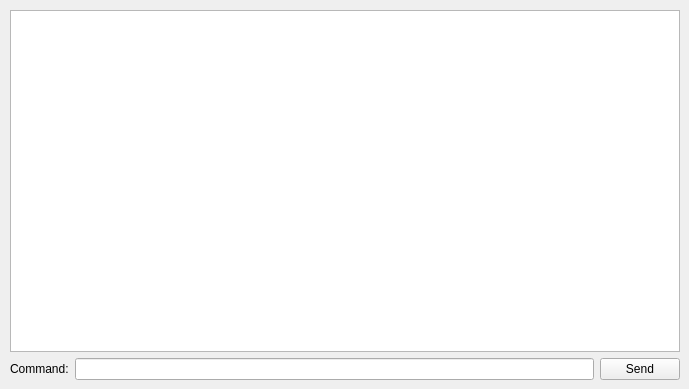
   <widget class="QWidget" name="tab_2">
    <attribute name="title">
     <string>Commands</string>
    </attribute>
    <widget class="QWidget" name="layoutWidget_2">
     <property name="geometry">
      <rect>
       <x>10</x>
       <y>10</y>
       <width>670</width>
       <height>370</height>
      </rect>
     </property>
     <layout class="QVBoxLayout" name="DbusBox">
      <property name="spacing">
       <number>6</number>
      </property>
      <property name="leftMargin">
       <number>0</number>
      </property>
      <property name="topMargin">
       <number>0</number>
      </property>
      <property name="rightMargin">
       <number>0</number>
      </property>
      <property name="bottomMargin">
       <number>0</number>
      </property>
      <item>
       <widget class="QTextBrowser" name="chatHistory">
        <property name="acceptDrops">
         <bool>false</bool>
        </property>
        <property name="toolTip">
         <string>Command sent and received from other modules</string>
        </property>
        <property name="acceptRichText">
         <bool>true</bool>
        </property>
       </widget>
      </item>
      <item>
       <layout class="QHBoxLayout" name="_2">
        <property name="spacing">
         <number>6</number>
        </property>
        <property name="leftMargin">
         <number>0</number>
        </property>
        <property name="topMargin">
         <number>0</number>
        </property>
        <property name="rightMargin">
         <number>0</number>
        </property>
        <property name="bottomMargin">
         <number>0</number>
        </property>
        <item>
         <widget class="QLabel" name="label">
          <property name="text">
           <string>Command:</string>
          </property>
          <property name="buddy">
           <cstring>messageLineEdit</cstring>
          </property>
         </widget>
        </item>
        <item>
         <widget class="QLineEdit" name="messageLineEdit"/>
        </item>
        <item>
         <widget class="QPushButton" name="sendButton">
          <property name="sizePolicy">
           <sizepolicy hsizetype="Minimum" vsizetype="Fixed">
            <horstretch>0</horstretch>
            <verstretch>0</verstretch>
           </sizepolicy>
          </property>
          <property name="toolTip">
           <string>Sends a command</string>
          </property>
          <property name="whatsThis">
           <string/>
          </property>
          <property name="text">
           <string>Send</string>
          </property>
         </widget>
        </item>
       </layout>
      </item>
     </layout>
    </widget>
   </widget>
